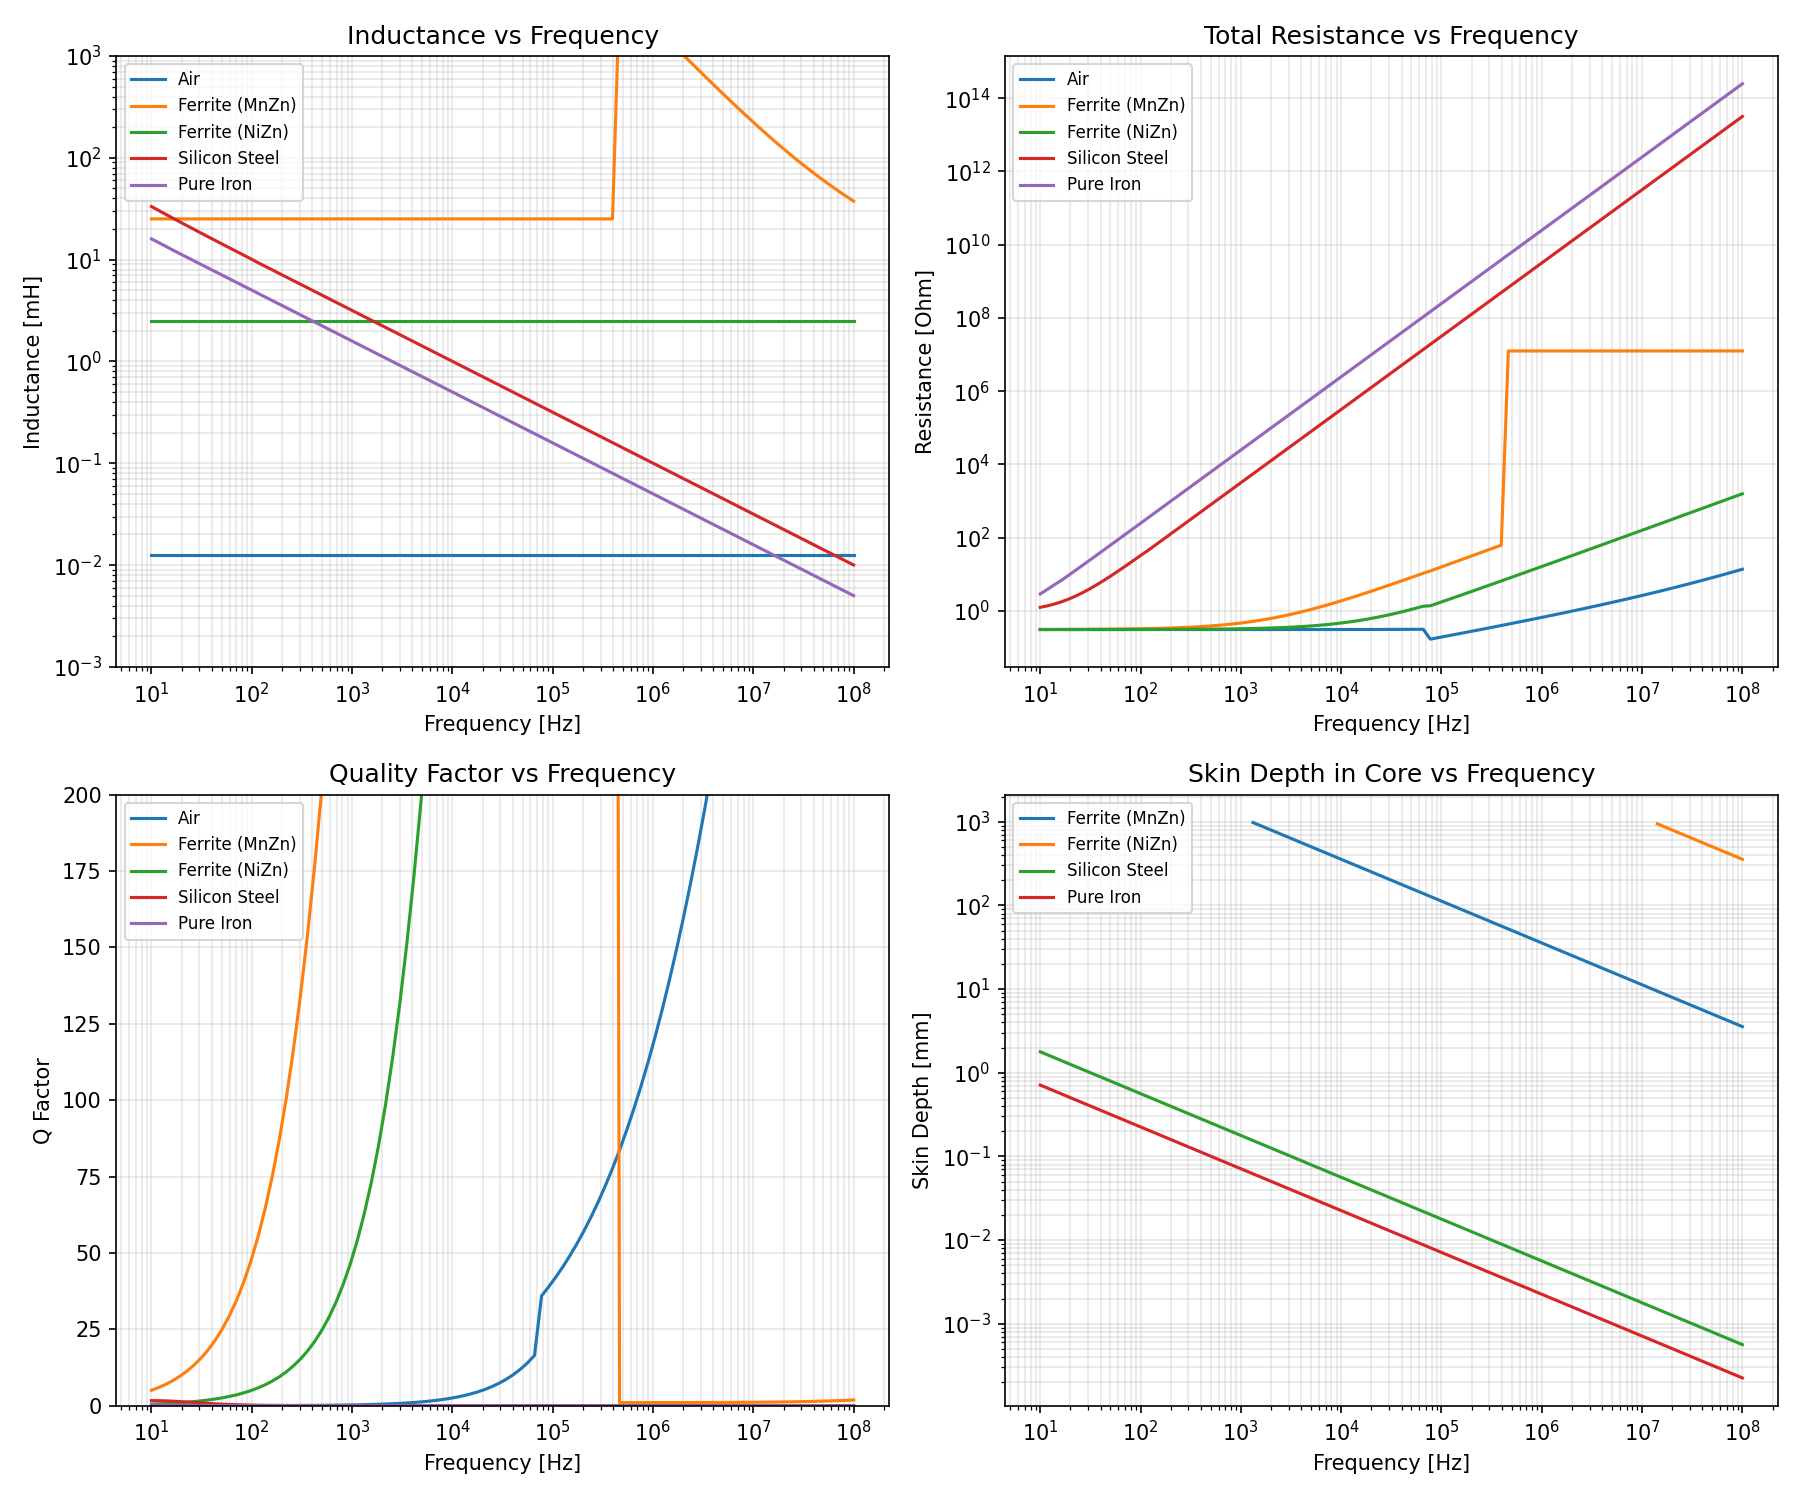

This chart was generated by the following Python code:
"""
Coil wound on magnetic core - Frequency-dependent characteristics analysis.

This example demonstrates the physics of a coil wound on a magnetic core,
showing how conductivity (sigma) and permeability (mu_r) affect:
- Inductance vs frequency
- Resistance vs frequency (eddy current losses)
- Skin depth in the core
- Q-factor vs frequency

Physical models used:
- DC: Pure magnetic circuit (Radia MSC)
- AC: Nonlocal SIBC for conductive magnetic materials

Reference:
- Bilicz et al., "Nonlocal SIBC for high-conductivity regions", ISEM 2023
"""

import numpy as np
import matplotlib.pyplot as plt

# Physical constants
MU_0 = 4 * np.pi * 1e-7  # H/m
EPS_0 = 8.854187817e-12  # F/m


def skin_depth(freq, sigma, mu_r):
    """Calculate skin depth in meters."""
    if freq <= 0 or sigma <= 0:
        return np.inf
    omega = 2 * np.pi * freq
    mu = MU_0 * mu_r
    return np.sqrt(2 / (omega * mu * sigma))


def local_surface_impedance(freq, sigma, mu_r):
    """Local surface impedance Zs = (1+j) / (sigma * delta)."""
    delta = skin_depth(freq, sigma, mu_r)
    if np.isinf(delta):
        return 0 + 0j
    return (1 + 1j) / (sigma * delta)


class MagneticCoreMaterial:
    """Magnetic core material properties."""

    def __init__(self, name, mu_r, sigma, description=""):
        self.name = name
        self.mu_r = mu_r  # Relative permeability
        self.sigma = sigma  # Conductivity [S/m]
        self.description = description

    def skin_depth(self, freq):
        return skin_depth(freq, self.sigma, self.mu_r)

    def surface_impedance(self, freq):
        return local_surface_impedance(freq, self.sigma, self.mu_r)


class CoilOnCore:
    """Model of a coil wound on a magnetic core."""

    def __init__(self, core_material, N_turns, core_length, core_area,
                 wire_diameter, wire_sigma=5.8e7):
        """
        Parameters:
        -----------
        core_material : MagneticCoreMaterial
            Core material properties
        N_turns : int
            Number of turns
        core_length : float
            Magnetic path length [m]
        core_area : float
            Core cross-section area [m^2]
        wire_diameter : float
            Wire diameter [m]
        wire_sigma : float
            Wire conductivity [S/m] (default: copper)
        """
        self.core = core_material
        self.N = N_turns
        self.l_core = core_length
        self.A_core = core_area
        self.d_wire = wire_diameter
        self.sigma_wire = wire_sigma

        # Wire cross-section area
        self.A_wire = np.pi * (wire_diameter / 2) ** 2

        # Approximate wire length (single layer, close wound)
        self.l_wire = N_turns * np.pi * np.sqrt(core_area / np.pi) * 2

    def dc_inductance(self):
        """DC inductance assuming infinite permeability core."""
        # L = mu_0 * mu_r * N^2 * A / l
        return MU_0 * self.core.mu_r * self.N**2 * self.A_core / self.l_core

    def dc_resistance(self):
        """DC resistance of wire."""
        return self.l_wire / (self.sigma_wire * self.A_wire)

    def effective_permeability(self, freq):
        """
        Effective permeability considering eddy currents in core.

        At high frequencies, eddy currents shield the core interior,
        reducing effective permeability.
        """
        delta = self.core.skin_depth(freq)

        # Characteristic dimension of core (assume circular for simplicity)
        a = np.sqrt(self.A_core / np.pi)

        if delta > 10 * a:
            # Low frequency: full penetration
            return self.core.mu_r
        elif delta < 0.1 * a:
            # High frequency: surface layer only
            # Effective area ~ 2*pi*a*delta (annular ring)
            area_ratio = 2 * delta / a
            return self.core.mu_r * area_ratio
        else:
            # Transition region: approximate interpolation
            # Using Bessel function approximation for cylindrical core
            x = a / delta
            # For large x: mu_eff/mu_r ~ 2/x * (ber + j*bei) / (ber' + j*bei')
            # Simplified: mu_eff/mu_r ~ 2*delta/a for x >> 1
            return self.core.mu_r * (2 / x) * (1 - 1j / x)

    def inductance(self, freq):
        """Frequency-dependent inductance."""
        mu_eff = self.effective_permeability(freq)
        L_complex = MU_0 * mu_eff * self.N**2 * self.A_core / self.l_core
        return L_complex

    def wire_ac_resistance(self, freq):
        """AC resistance of wire due to skin effect."""
        delta_wire = skin_depth(freq, self.sigma_wire, 1.0)  # mu_r=1 for copper
        a_wire = self.d_wire / 2

        if delta_wire > a_wire:
            # DC regime
            return self.dc_resistance()
        else:
            # Skin effect regime
            # Approximate: R_ac/R_dc ~ a/(2*delta) for delta << a
            return self.dc_resistance() * a_wire / (2 * delta_wire)

    def core_loss_resistance(self, freq):
        """
        Equivalent resistance representing core losses.

        Core losses = eddy current + hysteresis
        P_eddy ~ f^2 * B^2
        P_hyst ~ f * B^n (n ~ 1.6-2.0)

        For simplicity, model as R_core ~ omega * L * tan(delta_core)
        """
        if freq <= 0:
            return 0

        omega = 2 * np.pi * freq
        delta = self.core.skin_depth(freq)
        a = np.sqrt(self.A_core / np.pi)

        # Eddy current loss factor (proportional to f^2)
        # For thin laminations or ferrite, this is reduced
        if self.core.sigma > 1e4:  # Conductive core (silicon steel, etc.)
            # Bulk eddy current loss
            if delta < a:
                # High frequency: loss in skin depth layer
                loss_factor = (a / delta) ** 2 * 0.01  # Empirical
            else:
                # Low frequency: uniform eddy currents
                loss_factor = (omega * MU_0 * self.core.mu_r * self.core.sigma * a**2) ** 2 * 1e-6
        else:
            # Low conductivity (ferrite)
            loss_factor = 0.001  # Small residual loss

        L_dc = self.dc_inductance()
        return omega * np.real(L_dc) * loss_factor

    def total_impedance(self, freq):
        """Total impedance Z = R + j*omega*L."""
        omega = 2 * np.pi * freq
        L = self.inductance(freq)
        R_wire = self.wire_ac_resistance(freq)
        R_core = self.core_loss_resistance(freq)

        Z = (R_wire + R_core) + 1j * omega * L
        return Z

    def quality_factor(self, freq):
        """Q = omega*L / R."""
        Z = self.total_impedance(freq)
        omega = 2 * np.pi * freq
        L = np.abs(self.inductance(freq))
        R = np.real(Z)

        if R < 1e-15:
            return np.inf
        return omega * L / R


def analyze_coil_characteristics():
    """Analyze and plot coil characteristics for different core materials."""

    # Define core materials
    materials = [
        MagneticCoreMaterial("Air", 1.0, 0, "No core (air)"),
        MagneticCoreMaterial("Ferrite (MnZn)", 2000, 0.1, "Low loss ferrite"),
        MagneticCoreMaterial("Ferrite (NiZn)", 200, 1e-4, "High frequency ferrite"),
        MagneticCoreMaterial("Silicon Steel", 4000, 2e6, "Laminated transformer core"),
        MagneticCoreMaterial("Pure Iron", 5000, 1e7, "Solid iron core"),
    ]

    # Coil parameters
    N_turns = 100
    core_length = 0.1  # 10 cm
    core_area = 1e-4   # 1 cm^2
    wire_diameter = 0.5e-3  # 0.5 mm

    # Frequency range
    freqs = np.logspace(1, 8, 100)  # 10 Hz to 100 MHz

    # Create figure
    fig, axes = plt.subplots(2, 2, figsize=(12, 10))

    for mat in materials:
        coil = CoilOnCore(mat, N_turns, core_length, core_area, wire_diameter)

        # Calculate characteristics
        L_values = np.array([np.abs(coil.inductance(f)) for f in freqs])
        R_values = np.array([np.real(coil.total_impedance(f)) for f in freqs])
        Q_values = np.array([coil.quality_factor(f) for f in freqs])
        delta_values = np.array([mat.skin_depth(f) for f in freqs])

        # Plot inductance vs frequency
        axes[0, 0].loglog(freqs, L_values * 1e3, label=mat.name)

        # Plot resistance vs frequency
        axes[0, 1].loglog(freqs, R_values, label=mat.name)

        # Plot Q factor vs frequency
        axes[1, 0].semilogx(freqs, Q_values, label=mat.name)

        # Plot skin depth vs frequency (only for conductive materials)
        if mat.sigma > 0:
            valid_mask = np.isfinite(delta_values) & (delta_values < 1)
            if np.any(valid_mask):
                axes[1, 1].loglog(freqs[valid_mask], delta_values[valid_mask] * 1e3,
                                  label=mat.name)

    # Formatting
    axes[0, 0].set_xlabel('Frequency [Hz]')
    axes[0, 0].set_ylabel('Inductance [mH]')
    axes[0, 0].set_title('Inductance vs Frequency')
    axes[0, 0].legend(loc='best', fontsize=8)
    axes[0, 0].grid(True, which='both', alpha=0.3)
    axes[0, 0].set_ylim([1e-3, 1e3])

    axes[0, 1].set_xlabel('Frequency [Hz]')
    axes[0, 1].set_ylabel('Resistance [Ohm]')
    axes[0, 1].set_title('Total Resistance vs Frequency')
    axes[0, 1].legend(loc='best', fontsize=8)
    axes[0, 1].grid(True, which='both', alpha=0.3)

    axes[1, 0].set_xlabel('Frequency [Hz]')
    axes[1, 0].set_ylabel('Q Factor')
    axes[1, 0].set_title('Quality Factor vs Frequency')
    axes[1, 0].legend(loc='best', fontsize=8)
    axes[1, 0].grid(True, which='both', alpha=0.3)
    axes[1, 0].set_ylim([0, 200])

    axes[1, 1].set_xlabel('Frequency [Hz]')
    axes[1, 1].set_ylabel('Skin Depth [mm]')
    axes[1, 1].set_title('Skin Depth in Core vs Frequency')
    axes[1, 1].legend(loc='best', fontsize=8)
    axes[1, 1].grid(True, which='both', alpha=0.3)

    plt.tight_layout()
    plt.savefig('coil_on_magnetic_core_analysis.png', dpi=150)
    print("Saved: coil_on_magnetic_core_analysis.png")
    plt.close()

    # Print summary table
    print("\n" + "="*80)
    print("Coil on Magnetic Core - Characteristics Summary")
    print("="*80)
    print(f"Coil: {N_turns} turns, core length={core_length*100:.1f}cm, "
          f"core area={core_area*1e4:.2f}cm^2")
    print("-"*80)
    print(f"{'Material':<20} {'mu_r':<10} {'sigma [S/m]':<12} "
          f"{'L_DC [mH]':<12} {'R_DC [Ohm]':<12} {'Q@1kHz':<10}")
    print("-"*80)

    for mat in materials:
        coil = CoilOnCore(mat, N_turns, core_length, core_area, wire_diameter)
        L_dc = coil.dc_inductance()
        R_dc = coil.dc_resistance()
        Q_1k = coil.quality_factor(1000)

        print(f"{mat.name:<20} {mat.mu_r:<10.0f} {mat.sigma:<12.2e} "
              f"{L_dc*1e3:<12.4f} {R_dc:<12.4f} {Q_1k:<10.1f}")

    print("="*80)


def compare_sibc_requirements():
    """
    Compare when local vs nonlocal SIBC is needed.

    Key criterion: skin depth vs characteristic dimension
    - delta >> d: DC/quasi-static, no SIBC needed
    - delta ~ d: Nonlocal SIBC required (captures internal field distribution)
    - delta << d: Local SIBC sufficient (thin skin approximation)
    """

    print("\n" + "="*80)
    print("SIBC Requirement Analysis")
    print("="*80)

    # Core characteristic dimension (assume 1 cm diameter)
    d_core = 0.01  # 10 mm

    materials = [
        ("Ferrite (MnZn)", 2000, 0.1),
        ("Silicon Steel", 4000, 2e6),
        ("Pure Iron", 5000, 1e7),
        ("Copper", 1, 5.8e7),
    ]

    frequencies = [50, 1000, 10000, 100000, 1e6]

    print(f"\nCore diameter: {d_core*1000:.1f} mm")
    print("-"*80)
    print(f"{'Material':<20}", end="")
    for f in frequencies:
        if f >= 1e6:
            print(f"{'f='+str(int(f/1e6))+'MHz':<12}", end="")
        elif f >= 1000:
            print(f"{'f='+str(int(f/1000))+'kHz':<12}", end="")
        else:
            print(f"{'f='+str(int(f))+'Hz':<12}", end="")
    print()
    print("-"*80)

    for name, mu_r, sigma in materials:
        print(f"{name:<20}", end="")
        for f in frequencies:
            delta = skin_depth(f, sigma, mu_r)
            ratio = delta / d_core

            if ratio > 10:
                status = "DC"  # No SIBC needed
            elif ratio > 1:
                status = "Nonloc"  # Nonlocal SIBC
            elif ratio > 0.1:
                status = "Local"  # Local SIBC OK
            else:
                status = "Surf"  # Surface current only

            if np.isinf(delta):
                print(f"{'inf':<12}", end="")
            else:
                print(f"{delta*1000:.2f}mm({status})", end="")
                # Adjust spacing
                extra = 12 - len(f"{delta*1000:.2f}mm({status})")
                print(" " * max(0, extra), end="")
        print()

    print("-"*80)
    print("Legend: DC=quasi-static, Nonloc=Nonlocal SIBC, Local=Local SIBC, Surf=Surface only")
    print("="*80)


def main():
    """Main function."""
    print("Coil on Magnetic Core - Frequency Analysis")
    print("=" * 50)

    # Run analyses
    analyze_coil_characteristics()
    compare_sibc_requirements()

    print("\nAnalysis complete!")


if __name__ == '__main__':
    main()
